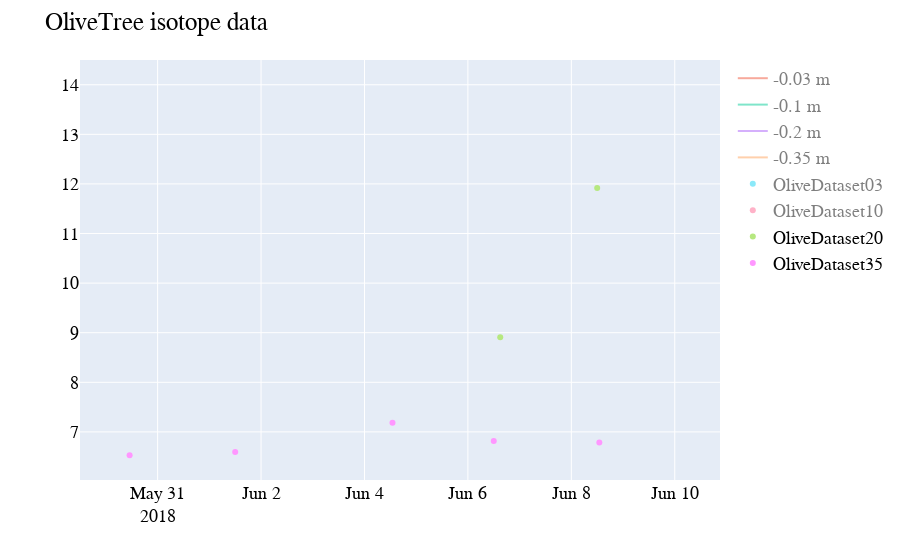

This figure's notebook cell:
### Code cell
fig = px.line()
for i in range (0,len(myDepth)):
    fig.add_trace(go.Scatter(x=ds.time.values[:], y=ds.concentrations.sel(depth=myDepth[i], method='nearest', time=ds.time.values[:]) , mode='lines', name=str(myDepth[i])+' m'))

fig.add_trace(go.Scatter(x=df['Datetime'], y=df['c03'], mode='markers', name='OliveDataset03'))
fig.add_trace(go.Scatter(x=df2['Datetime'],y=df2['c10'], mode='markers', name='OliveDataset10'))
fig.add_trace(go.Scatter(x=df3['Datetime'],y=df3['c20'], mode='markers', name='OliveDataset20'))
fig.add_trace(go.Scatter(x=df4['Datetime'],y=df4['c35'], mode='markers', name='OliveDataset35'))

fig.update_layout(
        title='OliveTree isotope data',
        #xaxis_title="Date"
        font_family="Times New Roman",
        font_color="Black",
        title_font_family="Times New Roman",
        title_font_color="Black",
        #yaxis_title="$Leakage -[mm h^{-1}]$",
        #legend_title="Date",
        font=dict(size=18))
fig.show()

### Figure 1 — Plotly figure (JSON) as saved in the notebook; plotly's stock layout.template omitted (floating-point values rounded to 4 significant figures; data arrays with more than 128 entries replaced by an {"elided": "..."} marker saying what was removed)
{"data": [{"hovertemplate": "<extra></extra>", "legendgroup": "", "line": {"color": "#636efa", "dash": "solid"}, "marker": {"symbol": "circle"}, "mode": "lines", "name": "", "orientation": "v", "showlegend": false, "type": "scatter", "xaxis": "x", "yaxis": "y"}, {"mode": "lines", "name": "-0.03 m", "type": "scatter", "visible": "legendonly", "x": {"elided": "1234 str values"}, "y": {"elided": "1234 float values"}}, {"mode": "lines", "name": "-0.1 m", "type": "scatter", "visible": "legendonly", "x": {"elided": "1234 str values"}, "y": {"elided": "1234 float values"}}, {"mode": "lines", "name": "-0.2 m", "type": "scatter", "visible": "legendonly", "x": {"elided": "1234 str values"}, "y": {"elided": "1234 float values"}}, {"mode": "lines", "name": "-0.35 m", "type": "scatter", "visible": "legendonly", "x": {"elided": "1234 str values"}, "y": {"elided": "1234 float values"}}, {"mode": "markers", "name": "OliveDataset03", "type": "scatter", "visible": "legendonly", "x": {"elided": "1234 str values"}, "y": {"elided": "1234 float values"}}, {"mode": "markers", "name": "OliveDataset10", "type": "scatter", "visible": "legendonly", "x": {"elided": "1234 str values"}, "y": {"elided": "1234 float values"}}, {"mode": "markers", "name": "OliveDataset20", "type": "scatter", "visible": true, "x": {"elided": "1234 str values"}, "y": {"elided": "1234 float values"}}, {"mode": "markers", "name": "OliveDataset35", "type": "scatter", "visible": true, "x": {"elided": "1234 str values"}, "y": {"elided": "1234 float values"}}], "layout": {"autosize": true, "dragmode": "zoom", "font": {"color": "Black", "family": "Times New Roman", "size": 18}, "legend": {"tracegroupgap": 0}, "margin": {"t": 60}, "title": {"font": {"color": "Black", "family": "Times New Roman"}, "text": "OliveTree isotope data"}, "xaxis": {"anchor": "y", "autorange": false, "domain": [0, 1], "range": ["2018-05-29 11:58:23.9146", "2018-06-10 21:00:01.4782"], "showspikes": false, "type": "date"}, "yaxis": {"anchor": "x", "autorange": true, "domain": [0, 1], "range": [5.951, 14.58], "showspikes": false, "type": "linear"}}}
